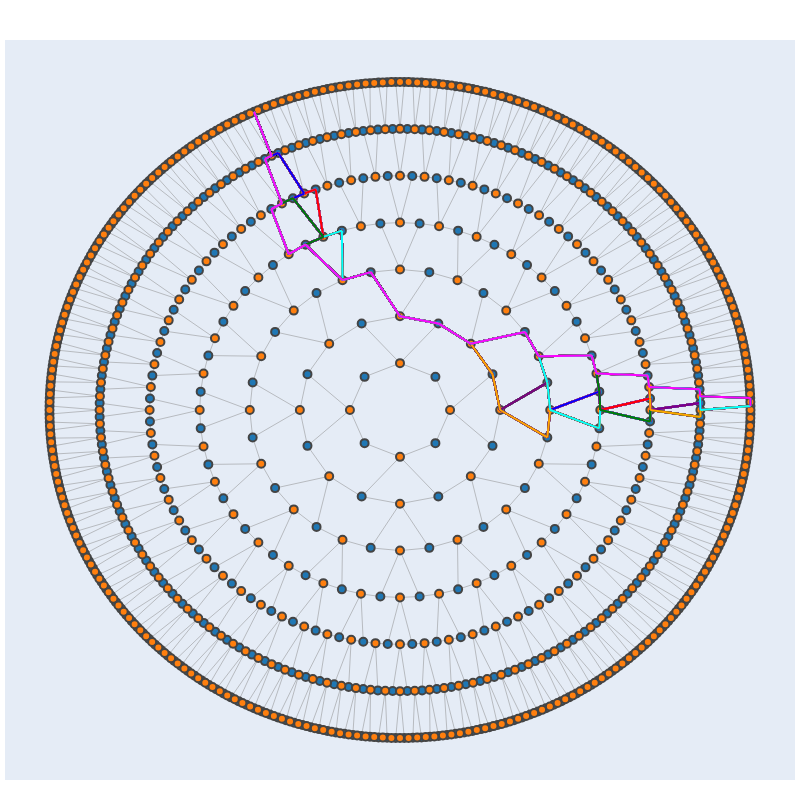

Source (notebook cell):
### Code cell
def visualize_shortest_paths(G, src, dest):
    # Get base visualization
    fig = visualize_graph(G)
    
    # Get all shortest paths between src and dest
    shortest_paths = list(nx.all_shortest_paths(G, src, dest))
    
    # Get positions from graph
    pos = nx.get_node_attributes(G, 'pos')
    
    # Define a list of colors for different paths
    colors = ['red', 'blue', 'green', 'purple', 'orange', 'cyan', 'magenta']
    
    # For each path, create and add a trace with a different color
    for i, path in enumerate(shortest_paths):
        # Create coordinates for highlighted edges
        highlight_edge_x = []
        highlight_edge_y = []
        
        # Get edges for this path
        path_edges = list(zip(path[:-1], path[1:]))
        
        # Add highlighted edges
        for edge in path_edges:
            x0, y0 = pos[edge[0]]
            x1, y1 = pos[edge[1]]
            highlight_edge_x.extend([x0, x1, None])
            highlight_edge_y.extend([y0, y1, None])

        # Add highlighted edges trace with unique color
        color = colors[i % len(colors)]  # Cycle through colors if more paths than colors
        fig.add_trace(go.Scatter(
            x=highlight_edge_x, y=highlight_edge_y,
            line=dict(width=2, color=color),
            hoverinfo='none',
            mode='lines'))
    
    # Get the length of shortest path (all paths have same length)
    path_length = len(shortest_paths[0]) - 1 if shortest_paths else 0
    
    return fig, path_length

src = (13, 0)
dest = (13, 81)
fig, length = visualize_shortest_paths(G, src, dest)
fig.show()
fig.write_html('../images/1d_mera_shortest_path.html')
print(length)
